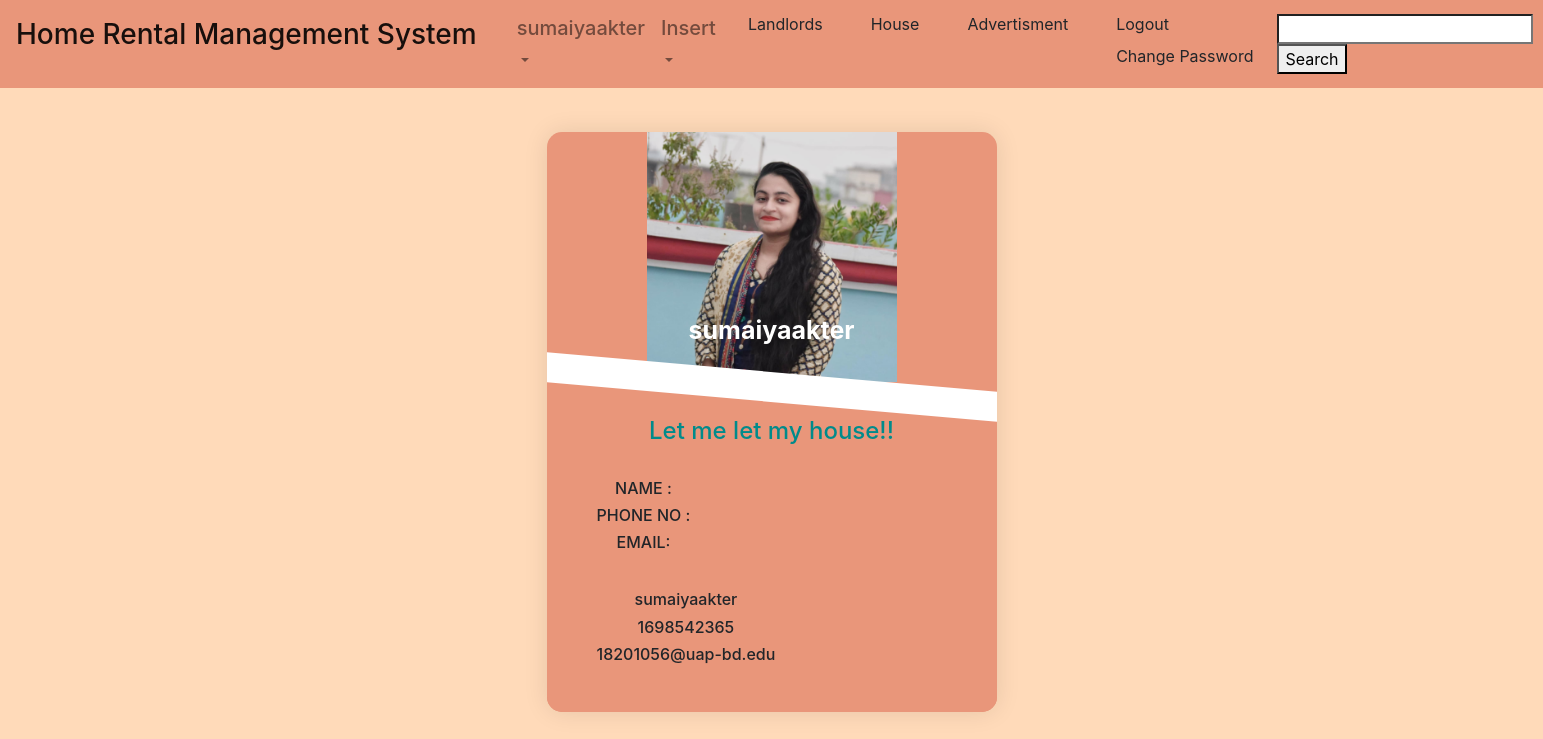
The page /view-profile/ (signed in) on the database its author committed.
### User/models.py (models this page shows, shortened)
class Profile(models.Model):
    profile_picture = models.ImageField(upload_to='images/profile')
    contact_no = models.IntegerField(null=True, blank=True)
    name = models.CharField(max_length=100,null=True)
    email = models.EmailField(max_length=100, null=True, default=1)
    user = models.ForeignKey(User, on_delete=models.CASCADE, null=True, default=1)

### User/views.py (the view)
# urls.py: path('view-profile/', Uview.view_profile, name='view-profile'),
@login_required
def view_profile(request):
    profile = Profile.objects.get(user=request.user)
    context = {
        'profile': profile,
        'landlord':True
    }
    return render(request, 'User/view_profile.html', context)

### templates/user/view_profile.html (shortened to what this page needs)
{% extends 'base.html' %}
{% load static %}
{% block content %}
    <div class="profile-card-4 text-center"><img src="{{ profile.profile_picture.url }}" width= "250" height="250" class="img img-responsive">
        <div class="profile-content">
            <div class="profile-name">{{ profile.name}}
            </div>
            <div class="profile-description"><h4>Let me let my house!!</h4></div>
            <div class="row">
                <div class="col-xs-4">
                    <div class="profile-overview">
                        <h6>NAME :</h6>
                        <h6>PHONE NO :</h6>
                        <h6>EMAIL:</h6>
                    </div>
                </div>
                <div class="col-xs-4">
                    <div class="profile-overview">
                        <h6>{{user.username}}</h6>
                        <h6>{{profile.contact_no }}</h6>
                        <h6>{{ profile.email}}</h6>
                    </div>
                </div>
            </div>
        </div>
    </div>
</div>
{% endblock content %}

### templates/base.html (shortened to what this page needs)
{% load static %}
<!DOCTYPE html>
<html lang="en">
<head>
    <link rel="stylesheet" href="https://stackpath.bootstrapcdn.com/bootstrap/4.5.2/css/bootstrap.min.css">
</head>
<body style="background-color: peachpuff ">
<nav class="navbar navbar-expand-lg navbar-light" style="background-color: darksalmon;">
  <br class="collapse navbar-collapse" id="navbarSupportedContent">
    <ul class="navbar-nav mr-auto">
      <li class="navbar-brand">
  <a class="navbar-brand" href="{% url 'Advertisment' %}">
    <h3>Home Rental Management System</h3>
  </a>
      </li>
        {% if user.is_authenticated %}
            {% if landlord %}
          <li class="nav-item dropdown">
            <a class="nav-link dropdown-toggle" href="#" id="navbarDropdown" role="button" data-toggle="dropdown" aria-haspopup="true" aria-expanded="false">
                <h5> {{ user.username }}</h5>
            </a>
          </li>
      <li class="nav-item dropdown">
        <a class="nav-link dropdown-toggle" href="#" id="navbarDropdown" role="button" data-toggle="dropdown" aria-haspopup="true" aria-expanded="false">
          <h5>Insert</h5>
        </a>
      </li>
      {% endif %}
            <li class="nav-item ">
            <a class="dropdown-item" href="{% url 'Landlords'%}">Landlords</a>
         </li>
            <li class="nav-item ">
            <a class="dropdown-item" href="{% url 'House' %}">House</a>
         </li>
            <li class="nav-item ">
            <a class="dropdown-item" href="{% url 'Advertisment' %}">Advertisment</a>
         </li>
                <li class="nav-item ">
                <a class="dropdown-item" href="{% url 'logout' %}">Logout</a>
                <a class="dropdown-item" href="{% url 'password_change' %}">Change Password</a>
        </li>
    </ul>
        <form method="POST" action="{% url 'Advertisment' %}">
            <input  type="search" name="search">
            <button  type="submit">Search</button>
        </form>
    {% endif %}
</nav>
 <br>
 <div class="container">
    {% block content %}
    {% endblock content %}
</body>
</html>

### templates/user/view_profile.html (style rules this page uses)
.profile-card-4 { max-width: 450px; background-color: #E9967A; border-radius: 15px; box-shadow: 0px 0px 25px rgba(0, 0, 0, 0.1); overflow: hidden; position: relative; margin: 20px auto; cursor: pointer; }
.profile-card-4 img { transition: all 0.25s linear; }
.profile-card-4 .profile-content { position: relative; padding: 25px; background-color: #E9967A; }
.profile-card-4 .profile-name { font-weight: bold; position: absolute; left: 0px; right: 0px; top: -70px; color: #FFF; font-size: 25px; }
.profile-card-4 .profile-description { color: #008B8B; font-size: 17px; padding: 10px; }
.profile-card-4 .profile-overview { padding: 15px 40px; }
.profile-card-4 .profile-content::before { content: ""; position: absolute; height: 30px; top: -10px; left: 0px; right: 0px; background-color: #FFF; z-index: 0; transform: skewY(5deg); }

### rows shown on the page
Profile: profile_picture (picture), name "sumaiyaakter", contact_no "1698542365", email "18201056@uap-bd.edu"

### other values the page prints
{{ user.username }} "sumaiyaakter"
